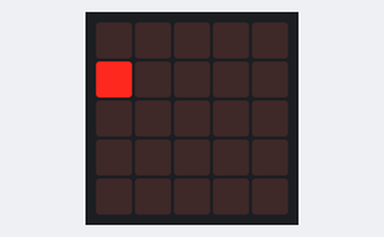
A program run on a simulated BBC micro:bit running MicroPython. Shown: the board's 5×5 LED display.

Above: at 0.1 s.
At 1.1 s:
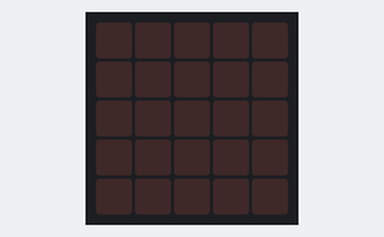

Measured:
- what the display in image 1 shows lasts 1.0 s, from 1.0 s to 2.0 s

The program:

ex01_blink_display_led.py
```python
from microbit import * # tell python code will run on micro:bit
display.clear() # makes sure all display LEDs are off
while True:
    display.set_pixel(0,1,9) # column = 0, row = 1, brightness = 9 (max)
    sleep(1000) # sleep time in milliseconds (ms), 1000 ms = 1 s
    display.set_pixel(0,1,0) # column = 0, row = 1, brightness = 0 (off)
    sleep(1000) # sleep time in milliseconds (ms), 1000 ms = 1 s
```
